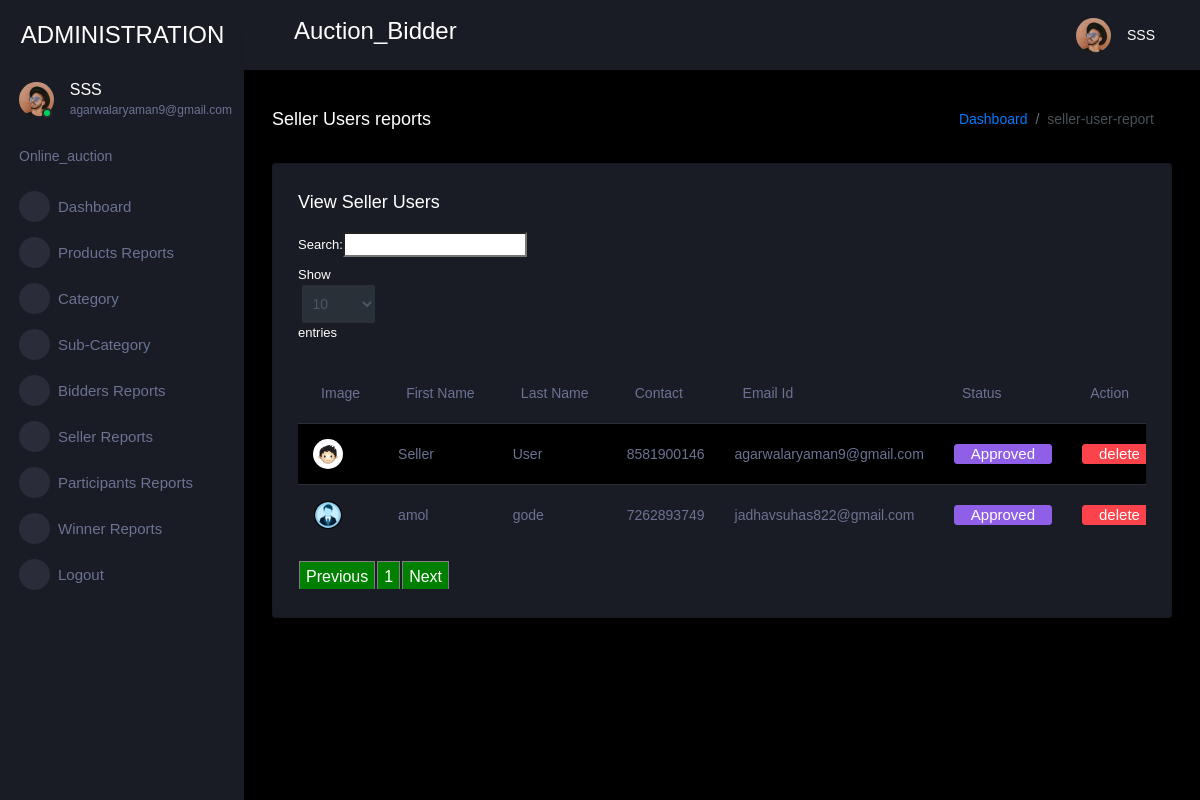
Page /view_seller_user/ (signed in) on the committed database.
### bid_app/models.py (models this page shows, shortened)
class AuctionUser(models.Model):
    user = models.ForeignKey(User,on_delete=models.CASCADE,null=True, blank=True)
    dob = models.DateField(null=True, blank=True)
    address = models.CharField(max_length=100,null=True, blank=True)
    contact = models.CharField(max_length=10,null=True, blank=True)
    image = models.FileField(null=True, blank=True)
    user_type = models.CharField(max_length=100,null=True, blank=True)
    status = models.CharField(max_length=100,null=True, blank=True, default="pending")
    membership = models.ForeignKey(Member_fee,on_delete=models.CASCADE,null=True, blank=True)
    created = models.DateTimeField(auto_now_add=True)
    adhar_card = models.FileField(null=True, blank=True)
    pan_card = models.FileField(null=True, blank=True)
    bank_statement = models.FileField(null=True, blank=True)
    adhar_number = models.CharField(max_length=100,null=True, blank=True)
    pan_number = models.CharField(max_length=100,null=True, blank=True)
    account_number = models.CharField(max_length=100,null=True, blank=True)
    agree = models.BooleanField(null=True, blank=True)
    email_verification = models.BooleanField(null=True, blank=True)
    otp = models.CharField(max_length=100,null=True, blank=True)

### bid_app/views.py (the view)
# urls.py: path('view_seller_user/', view_seller_user, name="view_seller_user"),
def view_seller_user(request):
    if not request.user.is_authenticated:
        return redirect('loginadmin')
    pro = AuctionUser.objects.filter(user_type='Seller')
    d = {'user':pro}
    return render(request,'administration/view_seller_user.html',d)

### bid_app/templates/administration/view_seller_user.html (shortened to what this page needs)
{% extends 'administration/index.html' %}
{% load static %}
{% block body %}
<link rel = stylesheet href="https://cdn.datatables.net/1.10.23/css/dataTables.bootstrap.min.css">
<div class="main-panel">
    <div class="content-wrapper">
      <div class="page-header">
        <h3 class="page-title"> Seller Users reports </h3>
        <nav aria-label="breadcrumb">
          <ol class="breadcrumb">
            <li class="breadcrumb-item"><a href="#">Dashboard</a></li>
            <li class="breadcrumb-item active" aria-current="page">seller-user-report</li>
          </ol>
        </nav>
      </div>
      <div class="row">
        <div class="col-lg-12 grid-margin stretch-card">
          <div class="card">
            <div class="card-body">
              <h4 class="card-title">View Seller Users</h4>
              <div class="table-responsive">
                <table class="table table-striped" id="example">
                  <thead>
                    <tr>
                        <th>Image</th>
                        <th>First Name</th>
                        <th>Last Name</th>
                          <th>Contact</th>
                        <th>Email Id</th>
                        <th>Status</th>
                        <th>Action</th>
                      </tr>
                      </thead>
                       <tbody>
                        {% for i in user %}
                      <tr>
                        <td><img src="{{i.image.url}}"></td>
                        <td>{{i.user.first_name}}</td>
                        <td>{{i.user.last_name}}</td>
                          <td>{{i.contact}}</td>
                          <td>{{i.user.email}}</td>
                        <td><a href="{% url 'change_user_status' i.id %}" onclick="return confirm('Are you sure to change status?')"><button class="btn btn-info">{{i.status}}</button></a></td>
                        <td>
                          <a href="{% url 'delete_user' i.user.id %}" onclick="return confirm('Are you sure?')"><button class="btn btn-danger">delete</button></a>
                        </td>
                      </tr>
                        {% empty %}
                    <tr>
                      <td>Data Not Found</td>
                    </tr>
                        {% endfor %}
                        </tbody>
                </table>
              </div>
            </div>
          </div>
        </div>
      </div>
    </div>
{% endblock %}

### bid_app/templates/administration/index.html (shortened to what this page needs)
<!DOCTYPE html>
{% load static %}
<html lang="en">
  <head>
    <link rel="stylesheet" href="{% static 'administration/assets/vendors/mdi/css/materialdesignicons.min.css' %}">
    <link rel="stylesheet" href="{% static 'administration/assets/vendors/css/vendor.bundle.base.css' %}">
    <link rel="stylesheet" href="{% static 'administration/assets/vendors/jvectormap/jquery-jvectormap.css' %}">
    <link rel="stylesheet" href="{% static 'administration/assets/vendors/flag-icon-css/css/flag-icon.min.css' %}">
    <link rel="stylesheet" href="{% static 'administration/assets/vendors/owl-carousel-2/owl.carousel.min.css' %}">
    <link rel="stylesheet" href="{% static 'administration/assets/vendors/owl-carousel-2/owl.theme.default.min.css' %}">
    <link rel="stylesheet" href="{% static 'administration/assets/css/style.css' %}">
  </head>
  <body>
    <div class="container-scroller">
      <nav class="sidebar sidebar-offcanvas" id="sidebar">
        <div class="sidebar-brand-wrapper d-none d-lg-flex align-items-center justify-content-center fixed-top">
          <a class="sidebar-brand brand-logo" href="#" style="color:white">ADMINISTRATION</a>
        </div>
        <ul class="nav">
          <li class="nav-item profile">
            <div class="profile-desc">
              <div class="profile-pic">
                <div class="count-indicator">
                  <img class="img-xs rounded-circle " src="{% static 'administration/assets/images/faces/face15.jpg' %}" alt="">
                  <span class="count bg-success"></span>
                </div>
                <div class="profile-name">
                  <h5 class="mb-0 font-weight-normal">{{request.user.username}}</h5>
                  <span>{{request.user.email}}</span>
                </div>
              </div>
              <a href="#" id="profile-dropdown" data-toggle="dropdown"><i class="mdi mdi-dots-vertical"></i></a>
            </div>
          </li>
          <li class="nav-item nav-category">
            <span class="nav-link">Online_auction</span>
          </li>
          <li class="nav-item menu-items">
            <a class="nav-link" href="/admin-home">
              <span class="menu-icon">
                <i class="mdi mdi-speedometer"></i>
              </span>
              <span class="menu-title">Dashboard</span>
            </a>
          </li>
          <li class="nav-item menu-items">
            <a class="nav-link" href="/admin_view_product">
              <span class="menu-icon">
                <i class="mdi mdi-account-card-details"></i>
              </span>
              <span class="menu-title">Products Reports</span>
            </a>
          </li>
          <li class="nav-item menu-items">
            <a class="nav-link" data-toggle="collapse" href="#ui-basic-1" aria-expanded="false" aria-controls="ui-basic">
              <span class="menu-icon">
                <i class="mdi mdi-laptop"></i>
              </span>
              <span class="menu-title">Category</span>
              <i class="menu-arrow"></i>
            </a>
          </li>
          <li class="nav-item menu-items">
            <a class="nav-link" data-toggle="collapse" href="#ui-basic-2" aria-expanded="false" aria-controls="ui-basic">
              <span class="menu-icon">
                <i class="mdi mdi-laptop"></i>
              </span>
              <span class="menu-title">Sub-Category</span>
              <i class="menu-arrow"></i>
            </a>
          </li>
          <li class="nav-item menu-items">
            <a class="nav-link" href="/view_buyer_user">
              <span class="menu-icon">
                <i class="mdi mdi-account-card-details"></i>
              </span>
              <span class="menu-title">Bidders Reports</span>
            </a>
          </li>
          <li class="nav-item menu-items">
            <a class="nav-link" href="/view_seller_user">
              <span class="menu-icon">
                <i class="mdi mdi-account-card-details"></i>
              </span>
              <span class="menu-title">Seller Reports</span>
            </a>
          </li>
          <li class="nav-item menu-items">
            <a class="nav-link" href="/view_participants">
              <span class="menu-icon">
                <i class="mdi mdi-playlist-play"></i>
              </span>
              <span class="menu-title">Participants Reports</span>
            </a>
          </li>
          <li class="nav-item menu-items">
            <a class="nav-link" href="/view_winner">
              <span class="menu-icon">
                <i class="mdi mdi-playlist-play"></i>
              </span>
              <span class="menu-title">Winner Reports</span>
            </a>
          </li>
          <li class="nav-item menu-items">
            <a class="nav-link" href="/logout">
              <span class="menu-icon">
                <i class="mdi mdi-chart-bar"></i>
              </span>
              <span class="menu-title">Logout</span>
            </a>
          </li>
        </ul>
      </nav>
      <div class="container-fluid page-body-wrapper">
        <nav class="navbar p-0 fixed-top d-flex flex-row">
          <div class="navbar-menu-wrapper flex-grow d-flex align-items-stretch">
            <button class="navbar-toggler navbar-toggler align-self-center" type="button" data-toggle="minimize">
              <span class="mdi mdi-menu"></span>
            </button>
            <ul class="navbar-nav w-100">
              <li class="nav-item w-100">
                <h3>Auction_Bidder</h3>
              </li>
            </ul>
            <ul class="navbar-nav navbar-nav-right">
              <li class="nav-item dropdown">
                <a class="nav-link" id="profileDropdown" href="#" data-toggle="dropdown">
                  <div class="navbar-profile">
                    <img class="img-xs rounded-circle" src="{% static 'administration/assets/images/faces/face15.jpg' %}" alt="">
                    <p class="mb-0 d-none d-sm-block navbar-profile-name">{{request.user.username}}</p>
                    <i class="mdi mdi-menu-down d-none d-sm-block"></i>
                  </div>
                </a>
              </li>
            </ul>
          </div>
        </nav>
        {% block body %}{% endblock %}
          <footer class="footer">
          </footer>
        </div>
      </div>
    </div>
  </body>
</html>

### rows in the picture
AuctionUser: image (picture), user.first_name "Seller", user.last_name "User", contact "8581900146", user.email "agarwalaryaman9@gmail.com", status "Approved"
AuctionUser: image (picture), user.first_name "amol", user.last_name "gode", contact "7262893749", user.email "jadhavsuhas822@gmail.com", status "Approved"

### other values in the picture
{{ request.user.username }} "SSS"
{{ request.user.email }} "agarwalaryaman9@gmail.com"
